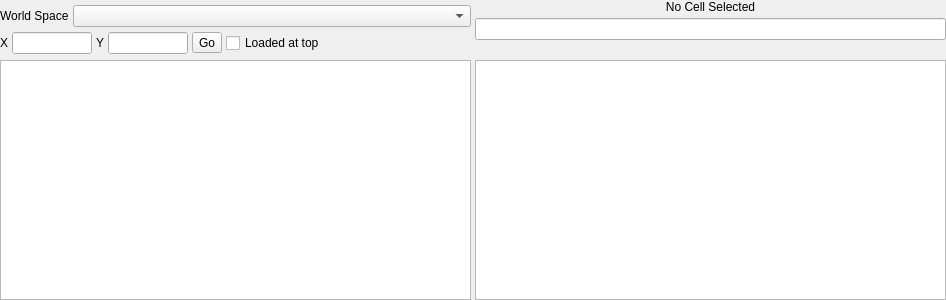
<?xml version="1.0" encoding="UTF-8"?>
<ui version="4.0">
 <class>CellView</class>
 <widget class="QWidget" name="CellView">
  <property name="geometry">
   <rect>
    <x>0</x>
    <y>0</y>
    <width>946</width>
    <height>300</height>
   </rect>
  </property>
  <property name="minimumSize">
   <size>
    <width>0</width>
    <height>0</height>
   </size>
  </property>
  <property name="maximumSize">
   <size>
    <width>16777215</width>
    <height>300</height>
   </size>
  </property>
  <property name="windowTitle">
   <string>Form</string>
  </property>
  <layout class="QGridLayout" name="gridLayout">
   <property name="leftMargin">
    <number>0</number>
   </property>
   <property name="topMargin">
    <number>0</number>
   </property>
   <property name="rightMargin">
    <number>0</number>
   </property>
   <property name="bottomMargin">
    <number>0</number>
   </property>
   <property name="horizontalSpacing">
    <number>4</number>
   </property>
   <property name="verticalSpacing">
    <number>0</number>
   </property>
   <item row="0" column="0">
    <layout class="QVBoxLayout" name="verticalLayout">
     <property name="spacing">
      <number>0</number>
     </property>
     <item>
      <layout class="QHBoxLayout" name="horizontalLayout">
       <property name="spacing">
        <number>4</number>
       </property>
       <item>
        <widget class="QLabel" name="label">
         <property name="text">
          <string>World Space</string>
         </property>
        </widget>
       </item>
       <item>
        <widget class="QComboBox" name="comboBox">
         <property name="sizePolicy">
          <sizepolicy hsizetype="Expanding" vsizetype="Fixed">
           <horstretch>0</horstretch>
           <verstretch>0</verstretch>
          </sizepolicy>
         </property>
        </widget>
       </item>
      </layout>
     </item>
     <item>
      <layout class="QHBoxLayout" name="horizontalLayout_2">
       <property name="spacing">
        <number>4</number>
       </property>
       <property name="sizeConstraint">
        <enum>QLayout::SetDefaultConstraint</enum>
       </property>
       <item>
        <widget class="QLabel" name="label_2">
         <property name="text">
          <string>X</string>
         </property>
        </widget>
       </item>
       <item>
        <widget class="QLineEdit" name="lineEdit">
         <property name="sizePolicy">
          <sizepolicy hsizetype="Preferred" vsizetype="Fixed">
           <horstretch>0</horstretch>
           <verstretch>0</verstretch>
          </sizepolicy>
         </property>
         <property name="maximumSize">
          <size>
           <width>80</width>
           <height>16777215</height>
          </size>
         </property>
        </widget>
       </item>
       <item>
        <widget class="QLabel" name="label_3">
         <property name="text">
          <string>Y</string>
         </property>
        </widget>
       </item>
       <item>
        <widget class="QLineEdit" name="lineEdit_2">
         <property name="sizePolicy">
          <sizepolicy hsizetype="Preferred" vsizetype="Fixed">
           <horstretch>0</horstretch>
           <verstretch>0</verstretch>
          </sizepolicy>
         </property>
         <property name="maximumSize">
          <size>
           <width>80</width>
           <height>16777215</height>
          </size>
         </property>
        </widget>
       </item>
       <item>
        <widget class="QToolButton" name="toolButton">
         <property name="text">
          <string>Go</string>
         </property>
        </widget>
       </item>
       <item>
        <widget class="QCheckBox" name="checkBox">
         <property name="text">
          <string>Loaded at top</string>
         </property>
        </widget>
       </item>
       <item>
        <spacer name="horizontalSpacer">
         <property name="orientation">
          <enum>Qt::Horizontal</enum>
         </property>
         <property name="sizeHint" stdset="0">
          <size>
           <width>40</width>
           <height>20</height>
          </size>
         </property>
        </spacer>
       </item>
      </layout>
     </item>
    </layout>
   </item>
   <item row="0" column="1">
    <layout class="QVBoxLayout" name="verticalLayout_2">
     <property name="spacing">
      <number>4</number>
     </property>
     <item>
      <widget class="QLabel" name="label_4">
       <property name="text">
        <string>No Cell Selected</string>
       </property>
       <property name="alignment">
        <set>Qt::AlignCenter</set>
       </property>
      </widget>
     </item>
     <item>
      <widget class="QLineEdit" name="lineEdit_3"/>
     </item>
     <item>
      <spacer name="verticalSpacer">
       <property name="orientation">
        <enum>Qt::Vertical</enum>
       </property>
       <property name="sizeHint" stdset="0">
        <size>
         <width>20</width>
         <height>20</height>
        </size>
       </property>
      </spacer>
     </item>
    </layout>
   </item>
   <item row="1" column="0">
    <widget class="QTableView" name="tableView">
     <property name="sizePolicy">
      <sizepolicy hsizetype="Expanding" vsizetype="Expanding">
       <horstretch>0</horstretch>
       <verstretch>1</verstretch>
      </sizepolicy>
     </property>
    </widget>
   </item>
   <item row="1" column="1">
    <widget class="QTableView" name="tableView_2">
     <property name="sizePolicy">
      <sizepolicy hsizetype="Expanding" vsizetype="Expanding">
       <horstretch>0</horstretch>
       <verstretch>1</verstretch>
      </sizepolicy>
     </property>
    </widget>
   </item>
  </layout>
 </widget>
 <resources/>
 <connections/>
</ui>
